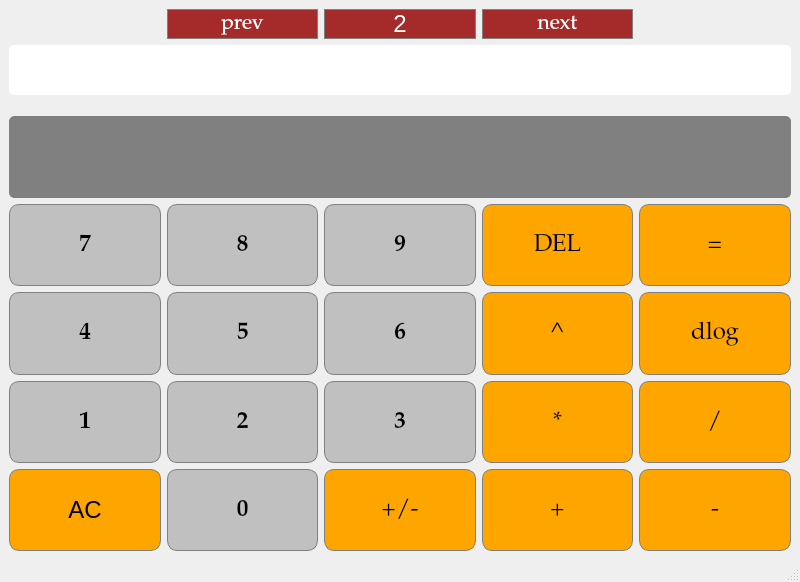
<?xml version="1.0" encoding="UTF-8"?>
<ui version="4.0">
 <class>MainWindow</class>
 <widget class="QMainWindow" name="MainWindow">
  <property name="geometry">
   <rect>
    <x>0</x>
    <y>0</y>
    <width>800</width>
    <height>582</height>
   </rect>
  </property>
  <property name="windowTitle">
   <string>Модулен Калкулатор</string>
  </property>
  <widget class="QWidget" name="centralwidget">
   <layout class="QGridLayout" name="gridLayout_2">
    <item row="7" column="0">
     <widget class="QPushButton" name="btn4">
      <property name="sizePolicy">
       <sizepolicy hsizetype="Preferred" vsizetype="Preferred">
        <horstretch>0</horstretch>
        <verstretch>0</verstretch>
       </sizepolicy>
      </property>
      <property name="minimumSize">
       <size>
        <width>50</width>
        <height>40</height>
       </size>
      </property>
      <property name="font">
       <font>
        <family>URW Palladio L</family>
        <pointsize>18</pointsize>
        <weight>75</weight>
        <bold>true</bold>
       </font>
      </property>
      <property name="styleSheet">
       <string notr="true">QPushButton {
	color: #000000;
	background-color: #C0C0C0;
	border: 1px solid gray;
	border-radius: 10px;
	padding: 5px;
}

QPushButton:pressed {
	background-color: #A9A9A9;
}</string>
      </property>
      <property name="text">
       <string>4</string>
      </property>
     </widget>
    </item>
    <item row="9" column="4">
     <widget class="QPushButton" name="btn_minus">
      <property name="sizePolicy">
       <sizepolicy hsizetype="Preferred" vsizetype="Preferred">
        <horstretch>0</horstretch>
        <verstretch>0</verstretch>
       </sizepolicy>
      </property>
      <property name="minimumSize">
       <size>
        <width>50</width>
        <height>40</height>
       </size>
      </property>
      <property name="font">
       <font>
        <family>URW Palladio L</family>
        <pointsize>18</pointsize>
        <weight>50</weight>
        <bold>false</bold>
       </font>
      </property>
      <property name="styleSheet">
       <string notr="true">QPushButton {
	color: #000000;
	background-color: #FFA500;
	border: 1px solid gray;
	border-radius: 10px;
	padding: 5px;
}

QPushButton:pressed {
	background-color: #A9A9A9;
}</string>
      </property>
      <property name="text">
       <string>-</string>
      </property>
     </widget>
    </item>
    <item row="8" column="1">
     <widget class="QPushButton" name="btn2">
      <property name="sizePolicy">
       <sizepolicy hsizetype="Preferred" vsizetype="Preferred">
        <horstretch>0</horstretch>
        <verstretch>0</verstretch>
       </sizepolicy>
      </property>
      <property name="minimumSize">
       <size>
        <width>50</width>
        <height>40</height>
       </size>
      </property>
      <property name="font">
       <font>
        <family>URW Palladio L</family>
        <pointsize>18</pointsize>
        <weight>75</weight>
        <bold>true</bold>
       </font>
      </property>
      <property name="styleSheet">
       <string notr="true">QPushButton {
	color: #000000;
	background-color: #C0C0C0;
	border: 1px solid gray;
	border-radius: 10px;
	padding: 5px;
}

QPushButton:pressed {
	background-color: #A9A9A9;
}</string>
      </property>
      <property name="text">
       <string>2</string>
      </property>
     </widget>
    </item>
    <item row="7" column="1">
     <widget class="QPushButton" name="btn5">
      <property name="sizePolicy">
       <sizepolicy hsizetype="Preferred" vsizetype="Preferred">
        <horstretch>0</horstretch>
        <verstretch>0</verstretch>
       </sizepolicy>
      </property>
      <property name="minimumSize">
       <size>
        <width>50</width>
        <height>40</height>
       </size>
      </property>
      <property name="font">
       <font>
        <family>URW Palladio L</family>
        <pointsize>18</pointsize>
        <weight>75</weight>
        <bold>true</bold>
       </font>
      </property>
      <property name="styleSheet">
       <string notr="true">QPushButton {
	color: #000000;
	background-color: #C0C0C0;
	border: 1px solid gray;
	border-radius: 10px;
	padding: 5px;
}

QPushButton:pressed {
	background-color: #A9A9A9;
}</string>
      </property>
      <property name="text">
       <string>5</string>
      </property>
     </widget>
    </item>
    <item row="0" column="3">
     <widget class="QPushButton" name="n_val_up">
      <property name="sizePolicy">
       <sizepolicy hsizetype="Preferred" vsizetype="Preferred">
        <horstretch>0</horstretch>
        <verstretch>0</verstretch>
       </sizepolicy>
      </property>
      <property name="minimumSize">
       <size>
        <width>50</width>
        <height>30</height>
       </size>
      </property>
      <property name="maximumSize">
       <size>
        <width>16777215</width>
        <height>30</height>
       </size>
      </property>
      <property name="font">
       <font>
        <family>URW Palladio L</family>
        <pointsize>16</pointsize>
        <weight>50</weight>
        <bold>false</bold>
       </font>
      </property>
      <property name="styleSheet">
       <string notr="true">QPushButton {
	background-color: #A52A2A;
	border: 1px solid gray;
	color: #ffffff;
}

QPushButton:pressed {
	background-color: #A9A9A9;
	border: 1px solid gray;
	color: #ffffff;
}</string>
      </property>
      <property name="text">
       <string>next</string>
      </property>
     </widget>
    </item>
    <item row="6" column="3">
     <widget class="QPushButton" name="btn_del">
      <property name="sizePolicy">
       <sizepolicy hsizetype="Preferred" vsizetype="Preferred">
        <horstretch>0</horstretch>
        <verstretch>0</verstretch>
       </sizepolicy>
      </property>
      <property name="minimumSize">
       <size>
        <width>55</width>
        <height>40</height>
       </size>
      </property>
      <property name="font">
       <font>
        <family>URW Palladio L</family>
        <pointsize>18</pointsize>
        <weight>50</weight>
        <bold>false</bold>
       </font>
      </property>
      <property name="styleSheet">
       <string notr="true">QPushButton {
	color: #000000;
	background-color: #FFA500;
	border: 1px solid gray;
	border-radius: 10px;
	padding: 5px;
}

QPushButton:pressed {
	background-color: #A9A9A9;
}</string>
      </property>
      <property name="text">
       <string>DEL</string>
      </property>
     </widget>
    </item>
    <item row="6" column="1">
     <widget class="QPushButton" name="btn8">
      <property name="sizePolicy">
       <sizepolicy hsizetype="Preferred" vsizetype="Preferred">
        <horstretch>0</horstretch>
        <verstretch>0</verstretch>
       </sizepolicy>
      </property>
      <property name="minimumSize">
       <size>
        <width>50</width>
        <height>40</height>
       </size>
      </property>
      <property name="font">
       <font>
        <family>URW Palladio L</family>
        <pointsize>18</pointsize>
        <weight>75</weight>
        <bold>true</bold>
       </font>
      </property>
      <property name="styleSheet">
       <string notr="true">QPushButton {
	color: #000000;
	background-color: #C0C0C0;
	border: 1px solid gray;
	border-radius: 10px;
	padding: 5px;
}

QPushButton:pressed {
	background-color: #A9A9A9;
}</string>
      </property>
      <property name="text">
       <string>8</string>
      </property>
     </widget>
    </item>
    <item row="9" column="1">
     <widget class="QPushButton" name="btn0">
      <property name="sizePolicy">
       <sizepolicy hsizetype="Preferred" vsizetype="Preferred">
        <horstretch>0</horstretch>
        <verstretch>0</verstretch>
       </sizepolicy>
      </property>
      <property name="minimumSize">
       <size>
        <width>50</width>
        <height>40</height>
       </size>
      </property>
      <property name="font">
       <font>
        <family>URW Palladio L</family>
        <pointsize>18</pointsize>
        <weight>75</weight>
        <bold>true</bold>
       </font>
      </property>
      <property name="styleSheet">
       <string notr="true">QPushButton {
	color: #000000;
	background-color: #C0C0C0;
	border: 1px solid gray;
	border-radius: 10px;
	padding: 5px;
}

QPushButton:pressed {
	background-color: #A9A9A9;
}</string>
      </property>
      <property name="text">
       <string>0</string>
      </property>
     </widget>
    </item>
    <item row="9" column="2">
     <widget class="QPushButton" name="btn_ch_sign">
      <property name="sizePolicy">
       <sizepolicy hsizetype="Preferred" vsizetype="Preferred">
        <horstretch>0</horstretch>
        <verstretch>0</verstretch>
       </sizepolicy>
      </property>
      <property name="minimumSize">
       <size>
        <width>50</width>
        <height>40</height>
       </size>
      </property>
      <property name="font">
       <font>
        <family>URW Palladio L</family>
        <pointsize>18</pointsize>
        <weight>50</weight>
        <bold>false</bold>
       </font>
      </property>
      <property name="styleSheet">
       <string notr="true">QPushButton {
	color: #000000;
	background-color: #FFA500;
	border: 1px solid gray;
	border-radius: 10px;
	padding: 5px;
}

QPushButton:pressed {
	background-color: #A9A9A9;
}</string>
      </property>
      <property name="text">
       <string>+/-</string>
      </property>
     </widget>
    </item>
    <item row="8" column="3">
     <widget class="QPushButton" name="btn_mltp">
      <property name="sizePolicy">
       <sizepolicy hsizetype="Preferred" vsizetype="Preferred">
        <horstretch>0</horstretch>
        <verstretch>0</verstretch>
       </sizepolicy>
      </property>
      <property name="minimumSize">
       <size>
        <width>50</width>
        <height>40</height>
       </size>
      </property>
      <property name="font">
       <font>
        <family>URW Palladio L</family>
        <pointsize>18</pointsize>
        <weight>50</weight>
        <bold>false</bold>
       </font>
      </property>
      <property name="styleSheet">
       <string notr="true">QPushButton {
	color: #000000;
	background-color: #FFA500;
	border: 1px solid gray;
	border-radius: 10px;
	padding: 5px;
}

QPushButton:pressed {
	background-color: #A9A9A9;
}</string>
      </property>
      <property name="text">
       <string>*</string>
      </property>
     </widget>
    </item>
    <item row="6" column="4">
     <widget class="QPushButton" name="btn_eq">
      <property name="sizePolicy">
       <sizepolicy hsizetype="Preferred" vsizetype="Preferred">
        <horstretch>0</horstretch>
        <verstretch>0</verstretch>
       </sizepolicy>
      </property>
      <property name="minimumSize">
       <size>
        <width>50</width>
        <height>40</height>
       </size>
      </property>
      <property name="font">
       <font>
        <family>URW Palladio L</family>
        <pointsize>18</pointsize>
        <weight>50</weight>
        <bold>false</bold>
       </font>
      </property>
      <property name="styleSheet">
       <string notr="true">QPushButton {
	color: #000000;
	background-color: #FFA500;
	border: 1px solid gray;
	border-radius: 10px;
	padding: 5px;
}

QPushButton:pressed {
	background-color: #A9A9A9;
}</string>
      </property>
      <property name="text">
       <string>=</string>
      </property>
     </widget>
    </item>
    <item row="7" column="3">
     <widget class="QPushButton" name="btn_power">
      <property name="sizePolicy">
       <sizepolicy hsizetype="Preferred" vsizetype="Preferred">
        <horstretch>0</horstretch>
        <verstretch>0</verstretch>
       </sizepolicy>
      </property>
      <property name="minimumSize">
       <size>
        <width>50</width>
        <height>40</height>
       </size>
      </property>
      <property name="font">
       <font>
        <family>URW Palladio L</family>
        <pointsize>18</pointsize>
        <weight>50</weight>
        <bold>false</bold>
       </font>
      </property>
      <property name="styleSheet">
       <string notr="true">QPushButton {
	color: #000000;
	background-color: #FFA500;
	border: 1px solid gray;
	border-radius: 10px;
	padding: 5px;
}

QPushButton:pressed {
	background-color: #A9A9A9;
}</string>
      </property>
      <property name="text">
       <string>^</string>
      </property>
     </widget>
    </item>
    <item row="8" column="4">
     <widget class="QPushButton" name="btn_div">
      <property name="sizePolicy">
       <sizepolicy hsizetype="Preferred" vsizetype="Preferred">
        <horstretch>0</horstretch>
        <verstretch>0</verstretch>
       </sizepolicy>
      </property>
      <property name="minimumSize">
       <size>
        <width>0</width>
        <height>40</height>
       </size>
      </property>
      <property name="font">
       <font>
        <family>URW Palladio L</family>
        <pointsize>18</pointsize>
        <weight>50</weight>
        <bold>false</bold>
       </font>
      </property>
      <property name="styleSheet">
       <string notr="true">QPushButton {
	color: #000000;
	background-color: #FFA500;
	border: 1px solid gray;
	border-radius: 10px;
	padding: 5px;
}

QPushButton:pressed {
	background-color: #A9A9A9;
}</string>
      </property>
      <property name="text">
       <string>/</string>
      </property>
     </widget>
    </item>
    <item row="8" column="0">
     <widget class="QPushButton" name="btn1">
      <property name="sizePolicy">
       <sizepolicy hsizetype="Preferred" vsizetype="Preferred">
        <horstretch>0</horstretch>
        <verstretch>0</verstretch>
       </sizepolicy>
      </property>
      <property name="minimumSize">
       <size>
        <width>50</width>
        <height>40</height>
       </size>
      </property>
      <property name="font">
       <font>
        <family>URW Palladio L</family>
        <pointsize>18</pointsize>
        <weight>75</weight>
        <bold>true</bold>
       </font>
      </property>
      <property name="styleSheet">
       <string notr="true">QPushButton {
	color: #000000;
	background-color: #C0C0C0;
	border: 1px solid gray;
	border-radius: 10px;
	padding: 5px;
}

QPushButton:pressed {
	background-color: #A9A9A9;
}</string>
      </property>
      <property name="text">
       <string>1</string>
      </property>
     </widget>
    </item>
    <item row="4" column="0" colspan="5">
     <widget class="QLineEdit" name="display">
      <property name="sizePolicy">
       <sizepolicy hsizetype="Preferred" vsizetype="Fixed">
        <horstretch>0</horstretch>
        <verstretch>0</verstretch>
       </sizepolicy>
      </property>
      <property name="minimumSize">
       <size>
        <width>0</width>
        <height>50</height>
       </size>
      </property>
      <property name="maximumSize">
       <size>
        <width>16777215</width>
        <height>200</height>
       </size>
      </property>
      <property name="font">
       <font>
        <family>Serif</family>
        <pointsize>20</pointsize>
        <weight>75</weight>
        <bold>true</bold>
        <strikeout>false</strikeout>
        <kerning>true</kerning>
       </font>
      </property>
      <property name="styleSheet">
       <string notr="true">QLineEdit {
	background-color: gray;
	border: 1px solid gray;
	border-radius: 5px;
	color: #ffffff;
}</string>
      </property>
      <property name="text">
       <string/>
      </property>
      <property name="alignment">
       <set>Qt::AlignRight|Qt::AlignTrailing|Qt::AlignVCenter</set>
      </property>
      <property name="readOnly">
       <bool>true</bool>
      </property>
     </widget>
    </item>
    <item row="9" column="3">
     <widget class="QPushButton" name="btn_plus">
      <property name="sizePolicy">
       <sizepolicy hsizetype="Preferred" vsizetype="Preferred">
        <horstretch>0</horstretch>
        <verstretch>0</verstretch>
       </sizepolicy>
      </property>
      <property name="minimumSize">
       <size>
        <width>50</width>
        <height>40</height>
       </size>
      </property>
      <property name="font">
       <font>
        <family>URW Palladio L</family>
        <pointsize>18</pointsize>
        <weight>50</weight>
        <bold>false</bold>
       </font>
      </property>
      <property name="styleSheet">
       <string notr="true">QPushButton {
	color: #000000;
	background-color: #FFA500;
	border: 1px solid gray;
	border-radius: 10px;
	padding: 5px;
}

QPushButton:pressed {
	background-color: #A9A9A9;
}</string>
      </property>
      <property name="text">
       <string>+</string>
      </property>
     </widget>
    </item>
    <item row="6" column="2">
     <widget class="QPushButton" name="btn9">
      <property name="sizePolicy">
       <sizepolicy hsizetype="Preferred" vsizetype="Preferred">
        <horstretch>0</horstretch>
        <verstretch>0</verstretch>
       </sizepolicy>
      </property>
      <property name="minimumSize">
       <size>
        <width>50</width>
        <height>40</height>
       </size>
      </property>
      <property name="font">
       <font>
        <family>URW Palladio L</family>
        <pointsize>18</pointsize>
        <weight>75</weight>
        <bold>true</bold>
       </font>
      </property>
      <property name="styleSheet">
       <string notr="true">QPushButton {
	color: #000000;
	background-color: #C0C0C0;
	border: 1px solid gray;
	border-radius: 10px;
	padding: 5px;
}

QPushButton:pressed {
	background-color: #A9A9A9;
}</string>
      </property>
      <property name="text">
       <string>9</string>
      </property>
     </widget>
    </item>
    <item row="8" column="2">
     <widget class="QPushButton" name="btn3">
      <property name="sizePolicy">
       <sizepolicy hsizetype="Preferred" vsizetype="Preferred">
        <horstretch>0</horstretch>
        <verstretch>0</verstretch>
       </sizepolicy>
      </property>
      <property name="minimumSize">
       <size>
        <width>50</width>
        <height>40</height>
       </size>
      </property>
      <property name="font">
       <font>
        <family>URW Palladio L</family>
        <pointsize>18</pointsize>
        <weight>75</weight>
        <bold>true</bold>
       </font>
      </property>
      <property name="styleSheet">
       <string notr="true">QPushButton {
	color: #000000;
	background-color: #C0C0C0;
	border: 1px solid gray;
	border-radius: 10px;
	padding: 5px;
}

QPushButton:pressed {
	background-color: #A9A9A9;
}</string>
      </property>
      <property name="text">
       <string>3</string>
      </property>
     </widget>
    </item>
    <item row="7" column="2">
     <widget class="QPushButton" name="btn6">
      <property name="sizePolicy">
       <sizepolicy hsizetype="Preferred" vsizetype="Preferred">
        <horstretch>0</horstretch>
        <verstretch>0</verstretch>
       </sizepolicy>
      </property>
      <property name="minimumSize">
       <size>
        <width>50</width>
        <height>40</height>
       </size>
      </property>
      <property name="font">
       <font>
        <family>URW Palladio L</family>
        <pointsize>18</pointsize>
        <weight>75</weight>
        <bold>true</bold>
       </font>
      </property>
      <property name="styleSheet">
       <string notr="true">QPushButton {
	color: #000000;
	background-color: #C0C0C0;
	border: 1px solid gray;
	border-radius: 10px;
	padding: 5px;
}

QPushButton:pressed {
	background-color: #A9A9A9;
}</string>
      </property>
      <property name="text">
       <string>6</string>
      </property>
     </widget>
    </item>
    <item row="7" column="4">
     <widget class="QPushButton" name="btn_dlog">
      <property name="sizePolicy">
       <sizepolicy hsizetype="Preferred" vsizetype="Preferred">
        <horstretch>0</horstretch>
        <verstretch>0</verstretch>
       </sizepolicy>
      </property>
      <property name="minimumSize">
       <size>
        <width>0</width>
        <height>45</height>
       </size>
      </property>
      <property name="font">
       <font>
        <family>URW Palladio L</family>
        <pointsize>18</pointsize>
        <weight>50</weight>
        <bold>false</bold>
       </font>
      </property>
      <property name="styleSheet">
       <string notr="true">QPushButton {
	color: #000000;
	background-color: #FFA500;
	border: 1px solid gray;
	border-radius: 10px;
	padding: 5px;
}

QPushButton:pressed {
	background-color: #A9A9A9;
}</string>
      </property>
      <property name="text">
       <string>dlog</string>
      </property>
     </widget>
    </item>
    <item row="6" column="0">
     <widget class="QPushButton" name="btn7">
      <property name="sizePolicy">
       <sizepolicy hsizetype="Preferred" vsizetype="Preferred">
        <horstretch>0</horstretch>
        <verstretch>0</verstretch>
       </sizepolicy>
      </property>
      <property name="minimumSize">
       <size>
        <width>50</width>
        <height>40</height>
       </size>
      </property>
      <property name="font">
       <font>
        <family>URW Palladio L</family>
        <pointsize>18</pointsize>
        <weight>75</weight>
        <bold>true</bold>
       </font>
      </property>
      <property name="styleSheet">
       <string notr="true">QPushButton {
	color: #000000;
	background-color: #C0C0C0;
	border: 1px solid gray;
	border-radius: 10px;
	padding: 5px;
}

QPushButton:pressed {
	background-color: #A9A9A9;
}</string>
      </property>
      <property name="text">
       <string>7</string>
      </property>
     </widget>
    </item>
    <item row="3" column="2">
     <spacer name="verticalSpacer">
      <property name="orientation">
       <enum>Qt::Vertical</enum>
      </property>
      <property name="sizeType">
       <enum>QSizePolicy::Fixed</enum>
      </property>
      <property name="sizeHint" stdset="0">
       <size>
        <width>20</width>
        <height>15</height>
       </size>
      </property>
     </spacer>
    </item>
    <item row="0" column="2">
     <widget class="QLabel" name="n_val">
      <property name="font">
       <font>
        <pointsize>18</pointsize>
        <weight>50</weight>
        <bold>false</bold>
       </font>
      </property>
      <property name="styleSheet">
       <string notr="true">QLabel {
	background-color: #A52A2A;
	border: 1px solid gray;
	color: #ffffff;
}</string>
      </property>
      <property name="text">
       <string>2</string>
      </property>
      <property name="alignment">
       <set>Qt::AlignCenter</set>
      </property>
     </widget>
    </item>
    <item row="2" column="0" colspan="5">
     <widget class="QLabel" name="err_msg">
      <property name="minimumSize">
       <size>
        <width>0</width>
        <height>50</height>
       </size>
      </property>
      <property name="maximumSize">
       <size>
        <width>16777215</width>
        <height>50</height>
       </size>
      </property>
      <property name="styleSheet">
       <string notr="true">QLabel {
	background-color: white;
	border-radius: 5px;
	color: red;
}</string>
      </property>
      <property name="text">
       <string/>
      </property>
     </widget>
    </item>
    <item row="0" column="1">
     <widget class="QPushButton" name="n_val_down">
      <property name="sizePolicy">
       <sizepolicy hsizetype="Preferred" vsizetype="Preferred">
        <horstretch>0</horstretch>
        <verstretch>0</verstretch>
       </sizepolicy>
      </property>
      <property name="minimumSize">
       <size>
        <width>50</width>
        <height>30</height>
       </size>
      </property>
      <property name="maximumSize">
       <size>
        <width>16777215</width>
        <height>30</height>
       </size>
      </property>
      <property name="font">
       <font>
        <family>URW Palladio L</family>
        <pointsize>16</pointsize>
        <weight>50</weight>
        <bold>false</bold>
       </font>
      </property>
      <property name="styleSheet">
       <string notr="true">QPushButton {
	background-color: #A52A2A;
	border: 1px solid gray;
	color: #ffffff;
}

QPushButton:pressed {
	background-color: #A9A9A9;
	border: 1px solid gray;
	color: #ffffff;
}</string>
      </property>
      <property name="text">
       <string>prev</string>
      </property>
     </widget>
    </item>
    <item row="9" column="0">
     <widget class="QPushButton" name="btn_clear">
      <property name="sizePolicy">
       <sizepolicy hsizetype="Preferred" vsizetype="Preferred">
        <horstretch>0</horstretch>
        <verstretch>0</verstretch>
       </sizepolicy>
      </property>
      <property name="minimumSize">
       <size>
        <width>50</width>
        <height>40</height>
       </size>
      </property>
      <property name="font">
       <font>
        <pointsize>18</pointsize>
       </font>
      </property>
      <property name="styleSheet">
       <string notr="true">QPushButton {
	color: #000000;
	background-color: #FFA500;
	border: 1px solid gray;
	border-radius: 10px;
	padding: 5px;
}

QPushButton:pressed {
	background-color: #A9A9A9;
}</string>
      </property>
      <property name="text">
       <string>AC</string>
      </property>
     </widget>
    </item>
   </layout>
  </widget>
  <widget class="QMenuBar" name="menubar">
   <property name="geometry">
    <rect>
     <x>0</x>
     <y>0</y>
     <width>800</width>
     <height>22</height>
    </rect>
   </property>
  </widget>
  <widget class="QStatusBar" name="statusbar"/>
  <action name="actionChange_Zn">
   <property name="text">
    <string>Change Zn</string>
   </property>
  </action>
 </widget>
 <resources/>
 <connections/>
</ui>
